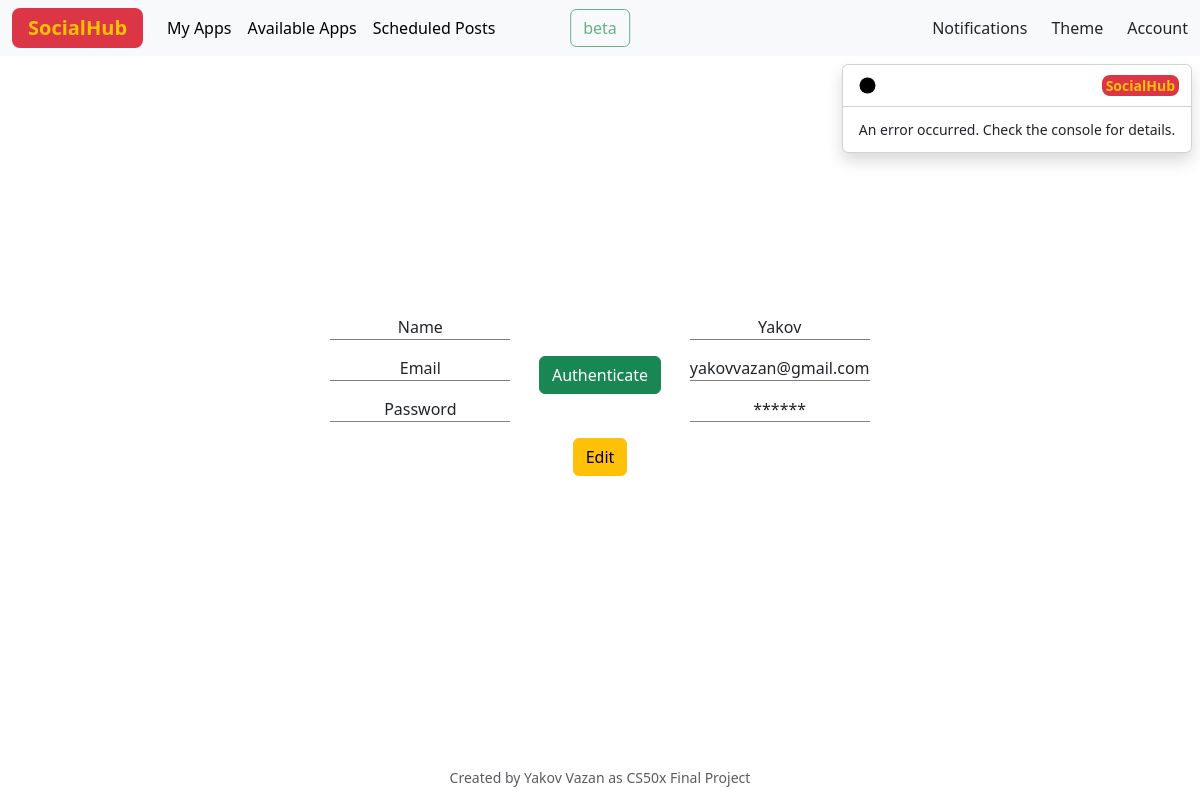
Before: /account_center (signed in) with the older database file.
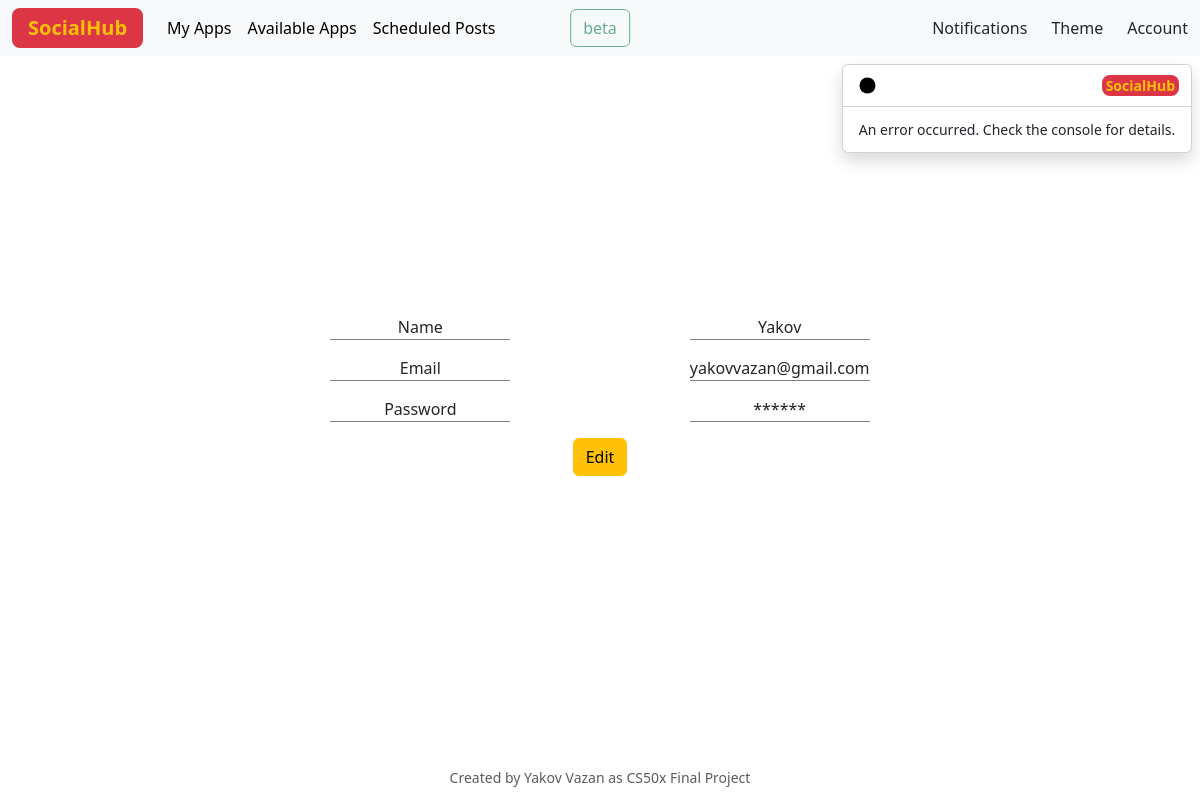
After: the same page with the newer database file.
### tables this page shows
CREATE TABLE users (
            id INTEGER PRIMARY KEY,
            username TEXT NOT NULL,
            email_address TEXT,
            authenticated NUMERIC NOT NULL,
            hash TEXT NOT NULL
        );

### app.py (the view)
@app.route('/account_center')
def account_center():
    user_details = get_current_user_details()
    return render_template("account_center.html", details=user_details)

### app.py (called while the page is built)
@app.after_request
def after_request(response):
    response.headers["Cache-Control"] = "no-cache, no-store, must-revalidate"
    response.headers["Expires"] = 0
    response.headers["Pragma"] = "no-cache"
    return response

def get_db_connection():
    return sqlite3.connect(db_path)

@app.route('/get_current_user_details')
def get_current_user_details():
    conn = get_db_connection()
    conn.row_factory = sqlite3.Row
    cursor = conn.cursor()
    rows = cursor.execute(
        "SELECT * FROM users WHERE id = ?", (session["user_id"], )).fetchall()
    user_dict = [dict(user) for user in rows]
    conn.commit()
    return user_dict[0]

### templates/account_center.html (shortened to what this page needs)
{% extends "main_layout.html" %}
{% block main %}
<div id="account-center-block">
    <div id="details-layout">
        <nameGeneral>Name</nameGeneral>
        <nameSpecific>{{ details["username"] }}</nameSpecific>
        <emailGeneral>Email</emailGeneral>
        <emailSpecific>{{ details["email_address"] }}</emailSpecific>
        {% if details["authenticated"] == 0 %}
        <form action="/email_authentication">
            <input id="authenticate_button" class="btn btn-success" type="submit" value="Authenticate">
        </form>
        {% endif %}
        <passwordGeneral>Password</passwordGeneral>
        <passwordSpecific>******</passwordSpecific>
        <reset>
            <button class="btn btn-warning" data-bs-toggle="modal" data-bs-target="#updatesModal">Edit</button>
        </reset>
    </div>
</div>
{% endblock %}

### templates/main_layout.html (shortened to what this page needs)
<!DOCTYPE html>
<html lang="en" data-bs-theme="">
<head>
  <link rel="stylesheet" href="../static/css/styles.css">
  <link href="https://cdn.jsdelivr.net/npm/bootstrap@5.3.1/dist/css/bootstrap.min.css" rel="stylesheet"
 />
</head>
<body>
  <header>
    <nav class="navbar navbar-expand-lg bg-body-tertiary position-fixed">
      <div class="container-fluid d-flex justify-content-between">
        <div class="d-flex align-items-center">
          <a class="navbar-brand bg-danger rounded-3 px-3 fw-bolder text-warning d-none d-md-block"
            href="/">SocialHub</a>
          {% if session["user_id"] %}
          <div class="dropdown d-none d-lg-block">
            <ul class="navbar-nav me-auto mb-2 mb-lg-0">
              <li class="nav-item">
                <a class="nav-link active" href="/my_apps">My Apps</a>
              </li>
              <li class="nav-item">
                <a class="nav-link active" href="/available_apps">Available Apps</a>
              </li>
              <li class="nav-item schedule_area">
                <a class="nav-link active" href="/scheduled_posts">Scheduled Posts</a>
              </li>
            </ul>
          </div>
          {% endif %}
        </div>
        <span class="btn btn-outline-success disabled center-horizontally"
          style="position: absolute; left: 50%; transform: translateX(-50%);">beta</span>
        <div class="d-flex align-items-center">
          {% if session["user_id"] %}
          <div style="position: relative;">
            <sapn data-bs-toggle="modal" role="button" data-bs-target="#notificationsModal"
              class="nav-link active d-none d-lg-block">
              Notifications
            </sapn>
          </div>
          {% endif %}
          <div id="set-drop-direction" class="ps-4 dropdown">
            <span class="d-none d-lg-block" role="button" data-bs-toggle="dropdown" aria-expanded="false">
              Theme
            </span>
          </div>
          <div id="set-drop-direction" class="ps-4 dropdown">
            <span class="d-none d-lg-block" role="button" data-bs-toggle="dropdown" aria-expanded="false">
              Account
            </span>
          </div>
        </div>
    </nav>
  </header>
  <main class="container-fluid text-center">
    {% block main %}{% endblock %}
    <div class="toast-container" style="position: absolute; top: 4em; right: 0.5em;">
    </div>
  </main>
  <footer class="small text-center text-muted">
    Created by Yakov Vazan as CS50x Final Project
  </footer>
</body>
</html>

### static/css/styles.css (style rules this page uses)
body { display: flex; flex-direction: column; height: 100vh; min-height: fit-content; }
nav { top: 0; right: 0; left: 0; z-index: 1030; }
main { margin: auto; display: flex; justify-content: center; flex: 1; }
footer { margin-top: 1%; padding: 1%; }
main { margin-top: 3rem; }
#account-center-block { display: flex; flex-direction: column; justify-content: center; }
#details-layout { display: grid; grid-template-columns: repeat(3, 1fr); grid-auto-rows: minmax(auto, auto); grid-template-areas: "nameGeneral . nameSpecific" "emailGeneral authentication-needed emailSpecific" "passwordGeneral . passwordSpecific" ". reset ." ; }
nameGeneral { grid-area: nameGeneral; }
nameSpecific { grid-area: nameSpecific; }
emailGeneral { grid-area: emailGeneral; }
emailSpecific { grid-area: emailSpecific; }
passwordGeneral { grid-area: passwordGeneral; }
passwordSpecific { grid-area: passwordSpecific; }
reset { grid-area: reset; }
#details-layout>:not(form, reset) { border-bottom: 1px solid gray; margin-bottom: 1em; }

Changed rows visible on the page:
changed users "Yakov": authenticated 0 → 1 (drawn)
Other visible differences:
form field value: "Authenticate" → (not shown)
